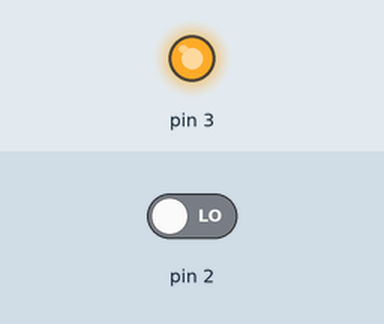
Simulated run of this sketch. Board: Arduino Uno, built with avr-gcc and run on an emulated ATmega328P. Shown: output pins drawn as LEDs (lit = HIGH). The inputs (shaded band) are chosen by the test bench; at power-on: pin 2 LOW. What the sketch prints to the serial monitor is not drawn.

Above: at 0.1 s.
Timing chart, 0 to 1.6 s (numbered marks = the images above):
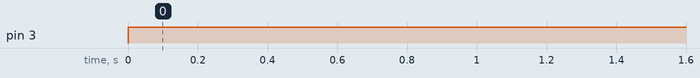

The sketch:

distance_sensor.ino
```cpp
void setup()
{
 Serial.begin(9600);
 pinMode(3, OUTPUT);
 pinMode(2,INPUT);
}

void loop(){

  digitalWrite(3, HIGH);
  delay(100);
  digitalWrite(2, LOW);

  int duration = pulseIn(2,HIGH);
  int distance = (duration/2 )/29.1;
  Serial.print(distance);
  Serial.println("cm");
}
```

Measured:
- by itself, pin 3: LOW → HIGH at 0.00 s
